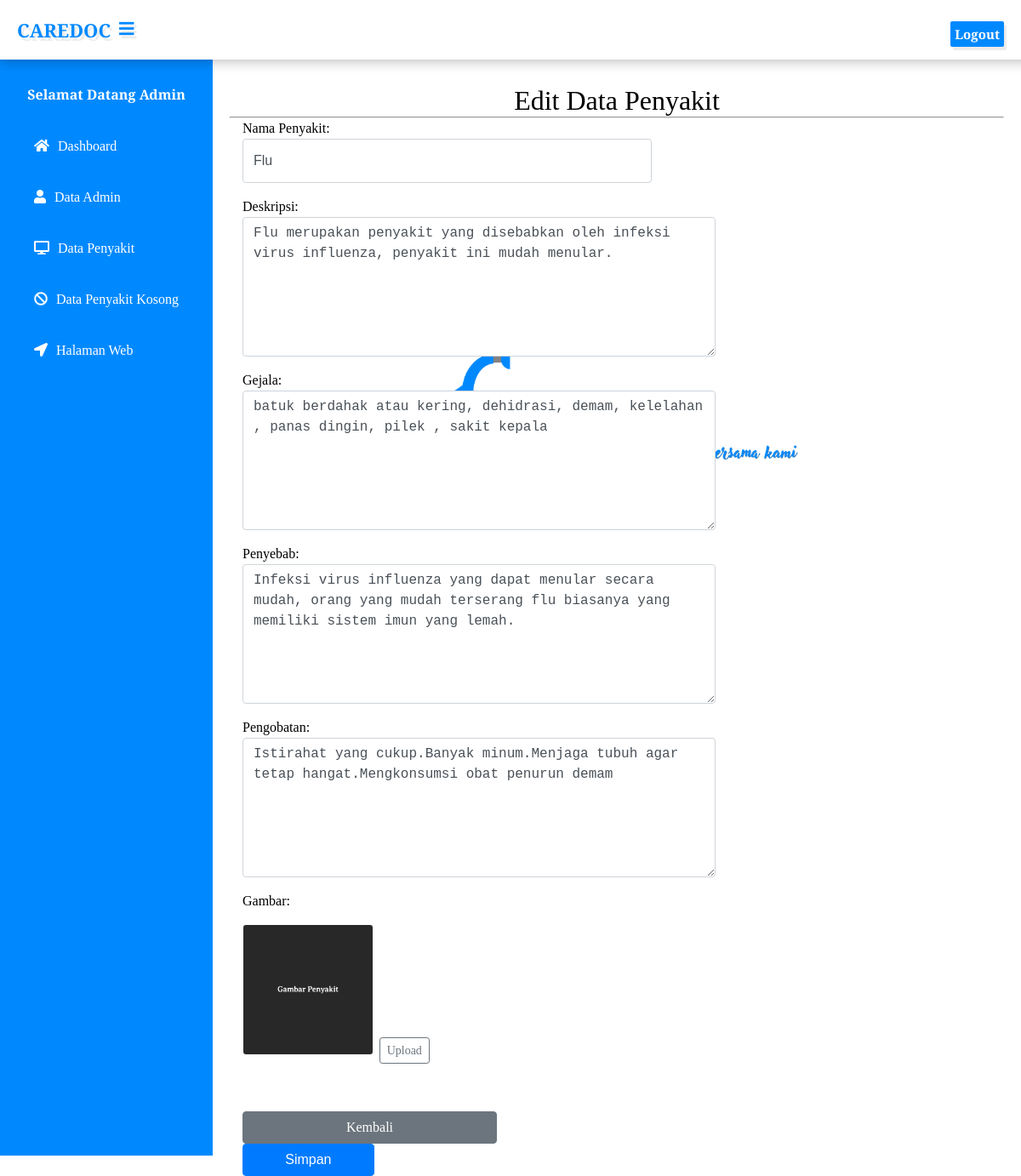
Screenshot of /admin/index.php?page=edit_penyakit&id=2 (signed in) with the database file from the repository.
### tables this page shows
CREATE TABLE `penyakit` (
  `id` int(11) NOT NULL,
  `nama` varchar(567) NOT NULL,
  `penyebab` varchar(567) NOT NULL,
  `gejala` varchar(567) NOT NULL,
  `pengobatan` varchar(567) NOT NULL,
  `deskripsi` varchar(1000) NOT NULL,
  `gambar` varchar(500) NOT NULL
);

### admin/edit_penyakit.php (the view, shortened to what this page needs)
<?php
include 'config.php';
?>
<!DOCTYPE html>
<html>
<head>
    <link rel="stylesheet" href="css/bootstrap.min.css">
    <link rel="stylesheet" href="css/bootstrap.css">
</head>
<body>
    <div class="" style="margin-top:20px">
        <center>
            <font size="6">Edit Data Penyakit</font>
        </center>
        <hr>
        <?php
        if (isset($_GET['id'])) {
            $id = $_GET['id'];
            $select = mysqli_query($koneksi, "SELECT * FROM penyakit WHERE id='$id'") or die(mysqli_error($koneksi));
            if (mysqli_num_rows($select) == 0) {
                echo '<div class="alert alert-warning">ID tidak ada dalam database.</div>';
                exit();
            } else {
                $data = mysqli_fetch_assoc($select);
            }
        }
        ?>
        <form action="index.php?page=edit_penyakit&id=<?php echo $id; ?>" method="post">
            <div class="item form-group">
                <label class="col-form-label col-md-3 col-sm-3 label-align">Nama Penyakit:</label>
                <div class="col-md-6 col-sm-6">
                    <input type="text" name="nama" class="form-control" value="<?php echo $data['nama']; ?>" required>
                </div>
            </div>
            <div class="item form-group">
                <label class="col-form-label col-md-3 col-sm-3 label-align">Deskripsi:</label>
                <div class="col-md-6 col-sm-6">
                    <textarea name="deskripsi" class="form-control" aria-label="With textarea"><?php echo $data['deskripsi']; ?></textarea>
                </div>
            </div>
            <div class="item form-group">
                <label class="col-form-label col-md-3 col-sm-3 label-align">Gejala:</label>
                <div class="col-md-6 col-sm-6">
                    <textarea class="form-control" name="gejala" aria-label="With textarea"><?php echo $data['gejala']; ?></textarea>
                </div>
            </div>
            <div class="item form-group">
                <label class="col-form-label col-md-3 col-sm-3 label-align">Penyebab:</label>
                <div class="col-md-6 col-sm-6">
                    <textarea class="form-control" name="penyebab" aria-label="With textarea"><?php echo $data['penyebab']; ?></textarea>
                </div>
            </div>
            <div class="item form-group">
                <label class="col-form-label col-md-3 col-sm-3 label-align">Pengobatan:</label>
                <div class="col-md-6 col-sm-6">
                    <textarea class="form-control" name="pengobatan" aria-label="With textarea"><?php echo $data['pengobatan']; ?></textarea>
                </div>
            </div>
            <div class="item form-group">
                <label class="col-form-label col-md-3 col-sm-3 label-align">Gambar:</label>
                <div class="col-sm-6 p-3">
                    <div class="row no-gutters">
                        <div class="col-md-4">
                            <img src="../vendor/img/penyakit/<?= $data['gambar']; ?>" class="card-img" alt="Penyakit">
                        </div>
                        <div class="col-md-8">
                            <br>
                            <br>
                            <br>
                            <br>
                            <br>
                            <br>
                            <div class="float-left my-4 mx-2">
                                <label id="inputGroupFile01" class="btn btn-outline-secondary btn-sm">
                                    <input type="file" style="display: none;" for="inputGroupFile01" name="gambar">Upload</input>
                                </label>
                            </div>
                        </div>
                    </div>
                </div>
            </div>
            <div class="item form-group">
                <div class="col-md-6 col-sm-6 offset-md-0">
                    <a href="index.php?page=tampil_penyakit" style="width: 60%;" class="btn btn-secondary">Kembali</a>
                    <input type="submit" name="submit" class="btn btn-primary" style="width: 34%;" value="Simpan">
                </div>
            </div>
        </form>
    </div>
</body>
</html>

### admin/css/style_admin.css (style rules this page uses)
* { padding: 0; margin: 0; }
body { font-family: 'Averia Serif Libre', cursive !important; }
.btn { text-decoration: none !important; }
.form-group { margin-bottom: 1rem; }

### admin/edit_penyakit.php (style rules this page uses)
textarea { width: 530px !important; height: 150px !important; }

### rows the page displays
penyakit: nama "Flu", deskripsi "Flu merupakan penyakit yang disebabkan oleh infeksi virus influenza, penyakit ini mudah menular.", gejala "batuk berdahak atau kering, dehidrasi, demam, kelelahan , panas dingin, pilek , sakit kepala", penyebab "Infeksi virus influenza yang dapat menular secara mudah, orang yang mudah terserang flu biasanya yang memiliki sistem imun yang lemah.", pengobatan "Istirahat yang cukup.Banyak minum.Menjaga tubuh agar tetap hangat.Mengkonsumsi obat penurun demam", gambar (placeholder picture)

### other values shown
$_SESSION['username'] "Admin"
